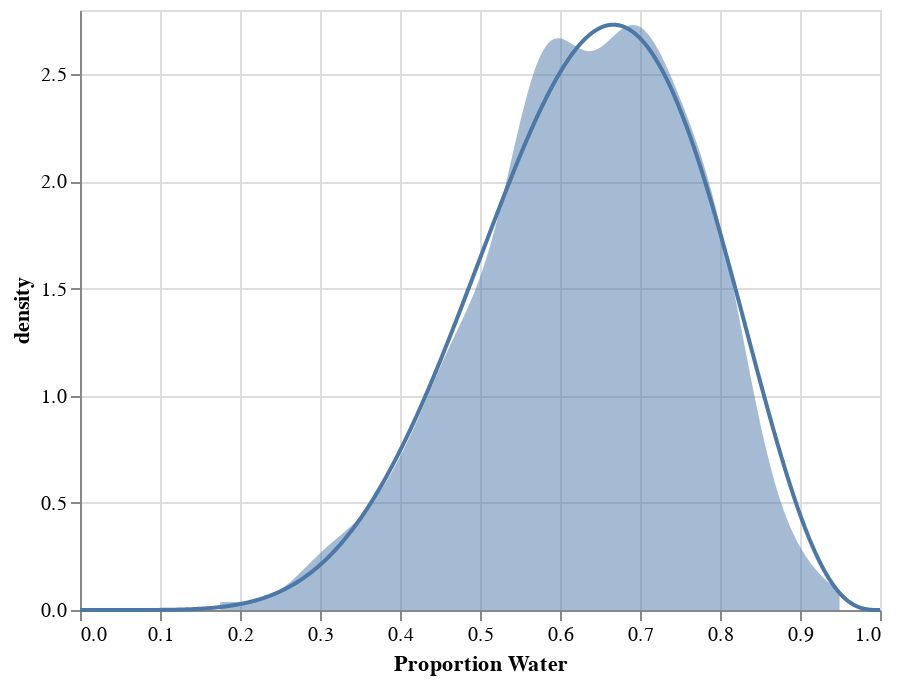

The cell this chart's notebook holds for it:
### Code cell
xs = np.linspace(0, 1, 1000)
beta = stats.beta(W+1, L+1).pdf(xs)
source = pd.DataFrame({"xs": xs,
                       "density": beta})
line_chart = (alt
              .Chart(source)
              .mark_line()
              .encode(x=alt.X('xs', title="Proportion Water"),
                      y="density"))

source = pd.DataFrame({"samples": p})
dens_chart = (alt
              .Chart(source)              
              .transform_density('samples',
                                 as_=['samples', 'density'])
              .mark_line()
              .mark_area(opacity=0.5)
              .encode(x="samples:Q",
                      y='density:Q')
              .properties(title=''))

line_chart + dens_chart

### Figure 1 — Vega-Lite specification as saved in the notebook (floating-point values rounded to 4 significant figures; data arrays with more than 128 entries replaced by an {"elided": "..."} marker saying what was removed)
{"$schema": "https://vega.github.io/schema/vega-lite/v4.8.1.json", "config": {"view": {"continuousHeight": 300, "continuousWidth": 400}}, "datasets": {"data-b062b458c438764017736b994902cfce": {"elided": "1000 records"}, "data-bc4d0ebcb3b22b9503babb01b7fa1a2b": {"elided": "1000 records"}}, "layer": [{"data": {"name": "data-b062b458c438764017736b994902cfce"}, "encoding": {"x": {"field": "xs", "title": "Proportion Water", "type": "quantitative"}, "y": {"field": "density", "type": "quantitative"}}, "mark": "line"}, {"data": {"name": "data-bc4d0ebcb3b22b9503babb01b7fa1a2b"}, "encoding": {"x": {"field": "samples", "type": "quantitative"}, "y": {"field": "density", "type": "quantitative"}}, "mark": {"opacity": 0.5, "type": "area"}, "title": "", "transform": [{"as": ["samples", "density"], "density": "samples"}]}]}
